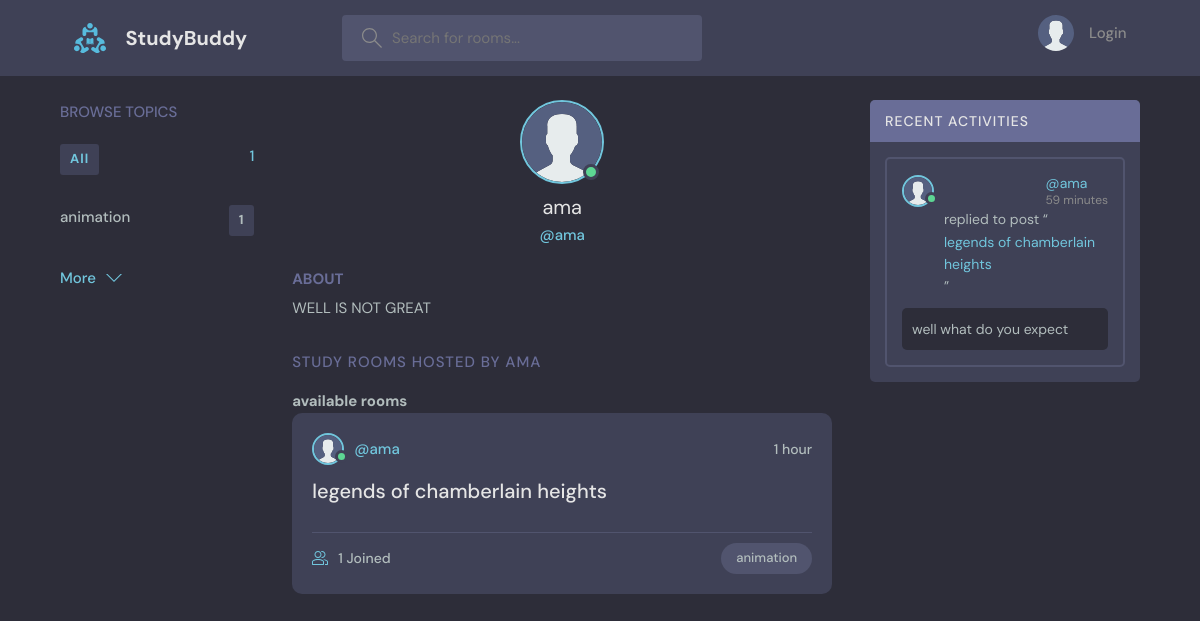
Page /profile/6 on the committed database.
### socials/models.py (models this page shows, shortened)
class Topic(models.Model):
    title = models.CharField(max_length= 100)

class User(AbstractUser):
    name = models.CharField(max_length=200,null=True)
    email = models.EmailField(unique= True ,null=True)
    bio = models.TextField(max_length=300, null=True ,blank =True)
    profile_img= models.ImageField(null=True ,default ='avatar.svg')
    USERNAME_FIELD=  'email'
    REQUIRED_FIELDS = []

class Room(models.Model):
    host = models.ForeignKey(User, on_delete=models.CASCADE)
    topic = models.ForeignKey(Topic,on_delete=models.SET_NULL, null=True, blank= True )
    name = models.CharField(max_length=100)
    description = models.TextField(max_length=300, blank= True,null=True)
    updated = models.DateTimeField(auto_now=True)
    created = models.DateTimeField(auto_now_add=True)
    participants = models.ManyToManyField(User, related_name='participants' ,blank= True)
    class Meta:
        ordering =['-updated','-created']
    def __str__(self):
        return self.name

class Message(models.Model):
    user = models.ForeignKey(User, on_delete=models.CASCADE)
    body = models.TextField(max_length= 300 ,null= True, blank= True )
    room = models.ForeignKey(Room, on_delete = models.CASCADE,)
    created = models.DateTimeField(auto_now_add =True  )
    updated = models.DateTimeField(auto_now=True )

### socials/views.py (the view)
# urls.py: path('profile/<str:pk>',views.userProfile,name ='profile'),
def userProfile(request,pk):
    user = User.objects.get(pk=pk)
    rooms = user.room_set.all()
    mesages = user.message_set.all()
    topic = Topic.objects.all()
    context = {'user':user, 'rooms':rooms, 'message':mesages, 'topics':topic}
    return render(request, 'socials/profile.html',context )

### socials/templates/socials/profile.html (shortened to what this page needs)
{%extends 'main.html'%}
{%block content%}
  <main class="profile-page layout layout--3">
    <div class="container">
      {%include 'socials/topic_components.html'%}
      <div class="roomList">
        <div class="profile">
          <div class="profile__avatar">
            <div class="avatar avatar--large active">
              <img src="{{user.profile_img.url}}" />
            </div>
          </div>
          <div class="profile__info">
            <h3>{{user.username}}</h3>
            <p>@{{user.username}}</p>
          </div>
          <div class="profile__about">
            <h3>About</h3>
            <p>
                {{user.bio}}
            </p>
          </div>
        </div>
        <div class="roomList__header">
          <div>
            <h2>Study Rooms Hosted by {{user.username}}</a>
            </h2>
          </div>
        </div>
        {%include 'socials/feed_component.html'%}
      </div>
      {%include 'socials/activity_component.html'%}
    </div>
  </main>
  {%endblock content%}

### templates/main.html (shortened to what this page needs)
<!DOCTYPE html>
{%load static%}
<html lang="en">
  <head>
    <link rel="stylesheet" href="{% static 'styles/style.css' %}" />
  </head>
  <body>
    {%include 'navbar.html'%}
    {%block content%}
    {%endblock content%}
  </body>
</html>

### templates/navbar.html (shortened to what this page needs)
 {%load static%}
 <header class="header header--loggedIn">
    <div class="container">
      <a href="{% url 'home' %}" class="header__logo">
        <img src="{% static 'images/logo.svg' %}" />
        <h1>StudyBuddy</h1>
      </a>
      <form class="header__search" method="GET" action="{%url 'home'%}">
        <label>
          <input placeholder="Search for rooms..." name="q"/>
        </label>
      </form>
      <nav class="header__menu">
        {%if request.user.is_authenticated%}
        <div class="header__user">
          <a href="{% url 'profile' request.user.id%}">
            <div class="avatar avatar--medium active">
              <img src="{{request.user.profile_img.url}}" />
            </div>
            <p>{{request.user.username}} <span>@{{request.user.username}}</span></p>
          </a>
          <button class="dropdown-button">
            <svg version="1.1" xmlns="http://www.w3.org/2000/svg" width="32" height="32" viewBox="0 0 32 32">
              <title>chevron-down</title>
              <path d="M16 21l-13-13h-3l16 16 16-16h-3l-13 13z"></path>
            </svg>
          </button>
        </div>
        {% else %}
        <a href="{%url 'login'%}">
          <img src="{% static 'images/avatar.svg' %}" />
          <p>Login</p>
        </a>
        {% endif %}
      </nav>
    </div>
  </header>

### socials/templates/socials/topic_components.html
    <div class="topics">
        <div class="topics__header">
          <h2>Browse Topics</h2>
        </div>
        <ul class="topics__list">
          <li>
            <a href="{% url 'home' %}" class="active"> <span>All</span> {{topics.count}}</a>
          </li>
          <p>
            {%for topic in topics %}
            <li>
              <a href="{%url 'home'%}?q={{topic.title}}">{{topic.title}} <span>{{topic.room_set.all.count}}</span></a>
            </li>
            {%endfor%}
          </p>
        </ul>
        <a class="btn btn--link" href="{%url 'topic-page'%}">
          More
          <svg version="1.1" xmlns="http://www.w3.org/2000/svg" width="32" height="32" viewBox="0 0 32 32">
            <title>chevron-down</title>
            <path d="M16 21l-13-13h-3l16 16 16-16h-3l-13 13z"></path>
          </svg>
        </a>
      </div>

### socials/templates/socials/feed_component.html (shortened to what this page needs)
<h4>{{room_count}} available rooms</h4>
{%for room in rooms%}
          <div class="roomListRoom">
            <div class="roomListRoom__header">
              <a href="{%url 'profile' room.host.id%}" class="roomListRoom__author">
                <div class="avatar avatar--small active">
                  <img src="{{room.host.profile_img.url}}" />
                </div>
                <span>@{{room.host.username}}</span>
              </a>
              <div class="roomListRoom__actions">
                <span>{{room.created|timesince}}</span>
              </div>
            </div>
            <div class="roomListRoom__content">
              <a href="{%url 'room' room.id %}">  {{room.name}}  </a>
            </div>
            <div class="roomListRoom__meta">
              <a class="roomListRoom__joined" href="{%url 'room' room.id%}">
                {{room.participants.all.count}} Joined
              </a>
              <p class="roomListRoom__topic">{{room.topic.title}}</tp>
            </div>
          </div>
{%endfor%}

### socials/templates/socials/activity_component.html (shortened to what this page needs)
<div class="activities">
    <div class="activities__header">
      <h2>Recent Activities</h2>
    </div>
    {%for messages in message%}
    <div class="activities__box">
      <div class="activities__boxHeader roomListRoom__header">
        <a href="{%url 'profile' messages.user.id%}" class="roomListRoom__author">
          <div class="avatar avatar--small active">
            <img src="{{messages.user.profile_img.url}}" />
          </div>
          <p>
           <a href="{%url 'profile' messages.user.id %}"> @{{messages.user.username}}</a>
            <span>{{messages.created|timesince}}</span>
          </p>
        </a>
      </div>
      <div class="activities__boxContent">
        <p>replied to post “<a href="{url 'room' messages.room.id}">{{messages.room}}</a>”</p>
        <div class="activities__boxRoomContent">
            {{messages.body}}
        </div>
      </div>
    </div>
    {%endfor%}
  </div>

### rows in the picture
Topic: title "animation", room_set.all.count "1"
User: profile_img (placeholder picture), username "ama", bio "WELL IS NOT GREAT", username "AMA"
Room: host.profile_img (placeholder picture), host.username "ama", created "1 hour", name "legends of chamberlain heights", participants.all.count "1", topic "animation"
Message: user.profile_img (placeholder picture), user.username "ama", created "59 minutes", room "legends of chamberlain heights", body "well what do you expect"

### other values in the picture
{{ topics.count }} "1"
